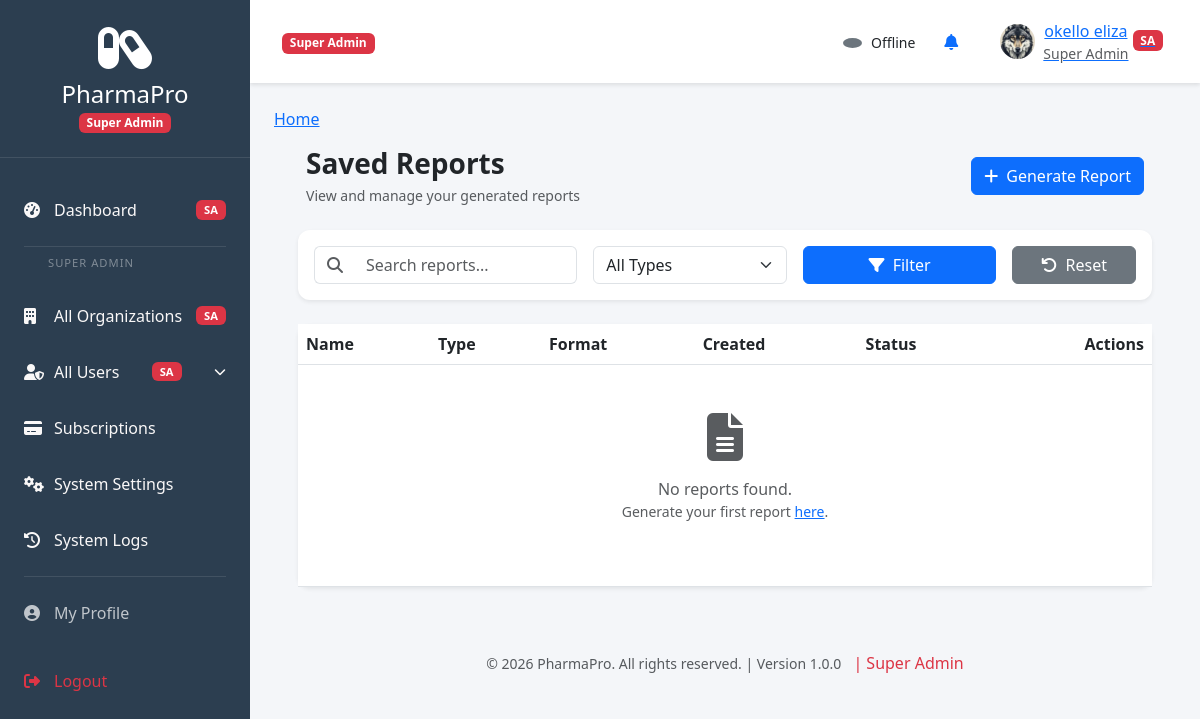
The app's page /reports/list/ (signed in) with its own data.
### accounts/models.py (models this page shows, shortened)
class User(AbstractUser):
    ROLE_CHOICES = [
        ('super_admin', 'Super Admin'),
        ('admin', 'Organization Admin'),
        ('manager', 'Manager'),
        ('staff', 'Staff'),
        ('viewer', 'Viewer'),
        ('supervisor', 'Supervisor')
    ]
    id = models.UUIDField(primary_key=True, default=uuid.uuid4, editable=False)
    role = models.CharField(max_length=20, choices=ROLE_CHOICES, default='staff')
    phone = models.CharField(max_length=20, blank=True, null=True)
    profile_picture = models.ImageField(
        upload_to='profile_pics/',
        validators=[FileExtensionValidator(['jpg', 'jpeg', 'png', 'gif'])],
        blank=True,
        null=True
    )
    bio = models.TextField(blank=True, null=True)
    email_verified = models.BooleanField(default=False)
    email_verification_token = models.UUIDField(default=uuid.uuid4, editable=False)
    is_active = models.BooleanField(default=True)
    is_online = models.BooleanField(default=False)
    last_activity = models.DateTimeField(auto_now=True)
    created_at = models.DateTimeField(auto_now_add=True)
    updated_at = models.DateTimeField(auto_now=True)
    tenant = models.ForeignKey(
        'tenants.Tenant',
        on_delete=models.CASCADE,
        null=True,
        blank=True,
        related_name='users'
    )
    can_create = models.BooleanField(default=False)
    can_edit = models.BooleanField(default=False)
    can_delete = models.BooleanField(default=False)
    can_view = models.BooleanField(default=True)
    class Meta:
        db_table = 'accounts_user'
        permissions = [
            ("can_manage_tenant", "Can manage tenant settings"),
            ("can_manage_users", "Can manage users"),
            ("can_view_reports", "Can view reports"),
            ("can_export_data", "Can export data"),
        ]

### reports/views.py (the view)
# urls.py: path('list/', views.report_list_view, name='report_list'),
@login_required
def report_list_view(request):
    tenant = request.user.tenant
    reports = Report.objects.filter(tenant=tenant)
    search_query = request.GET.get('search', '')
    if search_query:
        reports = reports.filter(
            Q(name__icontains=search_query) |
            Q(type__icontains=search_query)
        )
    type_filter = request.GET.get('type', '')
    if type_filter:
        reports = reports.filter(type=type_filter)
    paginator = Paginator(reports, 20)
    page_number = request.GET.get('page', 1)
    reports_page = paginator.get_page(page_number)
    context = {
        'reports': reports_page,
        'search_query': search_query,
        'type_filter': type_filter,
        'title': 'Saved Reports - PharmaPro'
    }
    return render(request, 'reports/report_list.html', context)

### reports/templates/reports/report_list.html (shortened to what this page needs)
{% extends 'accounts/base.html' %}
{% load static %}
{% block content %}
<div class="container-fluid px-4">
    <div class="page-header d-flex flex-wrap justify-content-between align-items-center mb-4" style="padding: 0 0.5rem;">
        <div>
            <h1 class="h3 mb-0 text-gray-800 fw-bold">Saved Reports</h1>
            <p class="text-muted small mb-0 mt-1">View and manage your generated reports</p>
        </div>
        <div class="mt-2 mt-sm-0">
            <a href="{% url 'reports:generate_report' %}" class="btn btn-primary">
                <i class="fas fa-plus me-1"></i> Generate Report
            </a>
        </div>
    </div>
    <div class="card shadow-sm mb-4">
        <div class="card-body">
            <form method="get" class="row g-3">
                <div class="col-md-4">
                    <div class="input-group">
                        <span class="input-group-text bg-transparent border-end-0">
                            <i class="fas fa-search text-muted"></i>
                        </span>
                        <input type="text" class="form-control border-start-0"
                               name="search" placeholder="Search reports..."
                               value="{{ search_query }}">
                    </div>
                </div>
                <div class="col-md-3">
                    <select class="form-select" name="type">
                        <option value="">All Types</option>
                    </select>
                </div>
                <div class="col-md-3">
                    <button type="submit" class="btn btn-primary w-100">
                        <i class="fas fa-filter me-1"></i> Filter
                    </button>
                </div>
                <div class="col-md-2">
                    <a href="{% url 'reports:report_list' %}" class="btn btn-secondary w-100">
                        <i class="fas fa-undo me-1"></i> Reset
                    </a>
                </div>
            </form>
        </div>
    </div>
    <div class="card shadow-sm">
        <div class="card-body p-0">
            <div class="table-responsive">
                <table class="table table-hover mb-0">
                    <thead class="bg-light">
                        <tr>
                            <th>Name</th>
                            <th>Type</th>
                            <th>Format</th>
                            <th>Created</th>
                            <th>Status</th>
                            <th class="text-end">Actions</th>
                        </tr>
                    </thead>
                    <tbody>
                        {% for report in reports %}
                        <tr class="report-row">
                            <td>
                                <div class="fw-semibold">{{ report.name }}</div>
                                <div class="small text-muted">
                                    {% if report.created_by %}
                                        {{ report.created_by.get_full_name|default:report.created_by.username }}
                                    {% else %}
                                        <span class="text-muted">Unknown User</span>
                                    {% endif %}
                                </div>
                            </td>
                            <td>
                                <span class="badge bg-{% if report.type == 'sales' %}info{% elif report.type == 'inventory' %}success{% elif report.type == 'financial' %}warning{% else %}secondary{% endif %}">
                                    {{ report.get_type_display }}
                                </span>
                            </td>
                            <td>
                                <span class="badge bg-secondary">{{ report.format|upper }}</span>
                            </td>
                            <td>{{ report.created_at|date:"M d, Y H:i" }}</td>
                            <td>
                                {% if report.file %}
                                <span class="badge bg-success text-black status-badge">
                                    <i class="fas fa-check-circle me-1"></i> Ready
                                </span>
                                <div class="file-size">{{ report.file.size|filesizeformat }}</div>
                                {% else %}
                                <span class="badge bg-warning text-dark status-badge">
                                    <i class="fas fa-spinner fa-spin me-1"></i> Processing
                                </span>
                                {% endif %}
                            </td>
                            <td class="text-end">
                                <div class="btn-group btn-group-sm" role="group">
                                    <a href="{% url 'reports:report_detail' report.id %}" class="btn btn-outline-primary" title="View">
                                        <i class="fas fa-eye"></i>
                                    </a>
                                    {% if report.file %}
                                    <a href="{% url 'reports:download_report' report.id %}" class="btn btn-outline-success" title="Download">
                                        <i class="fas fa-download"></i>
                                    </a>
                                    {% endif %}
                                    <button type="button" class="btn btn-outline-danger" title="Delete"
                                            onclick="deleteReport('{{ report.id }}', '{{ report.name }}')">
                                        <i class="fas fa-trash-alt"></i>
                                    </button>
                                </div>
                            </td>
                        </tr>
                        {% empty %}
                        <tr>
                            <td colspan="6" class="text-center py-5">
                                <i class="fas fa-file-alt fa-3x text-muted mb-3 d-block"></i>
                                <p class="text-muted mb-0">No reports found.</p>
                                <p class="text-muted small">Generate your first report <a href="{% url 'reports:generate_report' %}">here</a>.</p>
                            </td>
                        </tr>
                        {% endfor %}
                    </tbody>
                </table>
            </div>
        </div>
    </div>
</div>
{% endblock %}

### accounts/templates/accounts/base.html (shortened to what this page needs)
{% load static %}
<!DOCTYPE html>
<html lang="en">
<head>
    <link href="https://cdn.jsdelivr.net/npm/bootstrap@5.3.0-alpha1/dist/css/bootstrap.min.css" rel="stylesheet">
    <link rel="stylesheet" href="https://cdnjs.cloudflare.com/ajax/libs/font-awesome/6.4.0/css/all.min.css">
</head>
<body>
<nav class="sidebar" id="sidebar">
    <div class="sidebar-brand">
        {% if tenant and tenant.logo %}
            <img src="{{ tenant.logo.url }}" alt="{{ tenant.name }}" class="img-fluid">
        {% else %}
            <i class="fas fa-capsules fa-3x mb-2"></i>
        {% endif %}
        <h3>{% if tenant %}{{ tenant.company_name }}{% else %}PharmaPro{% endif %}</h3>
        {% if user.is_superuser %}
            <span class="badge bg-danger">Super Admin</span>
        {% endif %}
    </div>
    <div class="sidebar-menu">
        <ul class="nav flex-column">
            {% if user.is_superuser %}
            <li class="nav-item superadmin-menu">
                <a class="nav-link {% if '/tenants/manage' in request.path %}active{% endif %}"
                   href="/tenants/manage/">
                    <i class="fas fa-tachometer-alt"></i> Dashboard
                    <span class="badge bg-danger ms-auto">SA</span>
                </a>
            </li>
            <li class="sidebar-divider text">Super Admin</li>
            <li class="nav-item superadmin-menu">
                <a class="nav-link {% if '/tenants/manage' in request.path and not '/tenants/manage/'|add:tenant.id|stringformat:'s' in request.path %}active{% endif %}"
                   href="/tenants/manage/">
                    <i class="fas fa-building"></i> All Organizations
                    <span class="badge bg-danger ms-auto">SA</span>
                </a>
            </li>
            <li class="nav-item superadmin-menu">
                <a class="nav-link has-submenu {% if 'admin/users' in request.path %}active{% endif %}"
                   data-bs-toggle="collapse" href="#superAdminUsersMenu" role="button" aria-expanded="false" aria-controls="superAdminUsersMenu">
                    <i class="fas fa-user-shield"></i> All Users
                    <span class="badge bg-danger ms-auto">SA</span>
                </a>
            </li>
            <li class="nav-item superadmin-menu">
                <a class="nav-link {% if 'admin/subscriptions' in request.path %}active{% endif %}"
                   href="{% url 'accounts:superuser_subscription' %}">
                    <i class="fas fa-credit-card"></i> Subscriptions
                </a>
            </li>
            <li class="nav-item superadmin-menu">
                <a class="nav-link {% if 'admin/settings' in request.path %}active{% endif %}"
                   href="{% url 'accounts:superuser_settings' %}">
                    <i class="fas fa-cogs"></i> System Settings
                </a>
            </li>
            <li class="nav-item superadmin-menu">
                <a class="nav-link {% if 'admin/logs' in request.path %}active{% endif %}"
                   href="{% url 'accounts:superuser_logs' %}">
                    <i class="fas fa-history"></i> System Logs
                </a>
            </li>
            <li class="sidebar-divider"></li>
            {% endif %}
            <li class="nav-item">
                <a class="nav-link {% if request.resolver_match.url_name == 'profile' %}active{% endif %}" href="{% url 'accounts:profile' %}">
                    <i class="fas fa-user-circle"></i> My Profile
                </a>
            </li>
            <li class="nav-item mt-3">
                <a class="nav-link text-danger" href="#" onclick="showLogoutModal(event)">
                    <i class="fas fa-sign-out-alt"></i> Logout
                </a>
            </li>
        </ul>
    </div>
</nav>
    <div class="main-content" id="mainContent">
        <nav class="top-nav">
            <div>
                {% if user.is_superuser %}
                    <span class="badge bg-danger ms-2">Super Admin</span>
                {% endif %}
            </div>
            <div class="d-flex align-items-center">
                <div class="me-3 d-none d-md-block">
                    <span class="status-badge {% if user.is_online %}status-online{% else %}status-offline{% endif %}" id="userStatusDot"></span>
                    <span class="small" id="userStatusText">{% if user.is_online %}Online{% else %}Offline{% endif %}</span>
                </div>
                <div class="dropdown me-3">
                    <button class="btn btn-link position-relative" id="notificationDropdown" data-bs-toggle="dropdown" onclick="loadNotifications()">
                        <i class="fas fa-bell"></i>
                    </button>
                </div>
                <div class="dropdown">
                    <button class="btn btn-link d-flex align-items-center" id="userDropdown" data-bs-toggle="dropdown">
                        {% if user.profile_picture %}
                            <img src="{{ user.profile_picture.url }}" alt="{{ user.get_full_name }}" class="rounded-circle" style="width: 35px; height: 35px; object-fit: cover;">
                        {% else %}
                            <div class="rounded-circle bg-secondary text-white d-flex align-items-center justify-content-center" style="width: 35px; height: 35px; background: var(--primary-color) !important;">
                                <span class="fw-bold">{{ user.get_full_name|first|upper }}</span>
                            </div>
                        {% endif %}
                        <span class="ms-2 d-none d-md-block">
                            {{ user.get_full_name }}
                            <small class="d-block text-muted">
                                {% if user.is_superuser %}
                                    Super Admin
                                {% else %}
                                    {{ user.get_role_display }}
                                {% endif %}
                            </small>
                        </span>
                        {% if user.is_superuser %}
                            <span class="badge bg-danger ms-1 d-none d-md-block">SA</span>
                        {% endif %}
                    </button>
                </div>
            </div>
        </nav>
        <div class="page-content">
            <nav aria-label="breadcrumb" class="mb-3">
                <ol class="breadcrumb">
                    {% block breadcrumb %}
                    <li class="breadcrumb-item"><a href="{% url 'accounts:dashboard' %}">Home</a></li>
                    {% endblock %}
                </ol>
            </nav>
            {% block content %}
            {% endblock %}
        </div>
        <footer class="text-center text-muted py-3">
            <small>&copy; {% now "Y" %} PharmaPro. All rights reserved. | Version 1.0.0</small>
            {% if user.is_superuser %}
                <span class="ms-2 text-danger">| Super Admin</span>
            {% endif %}
        </footer>
    </div>
</body>
</html>

### records on screen
User: profile_picture (picture), get_full_name "okello eliza"
